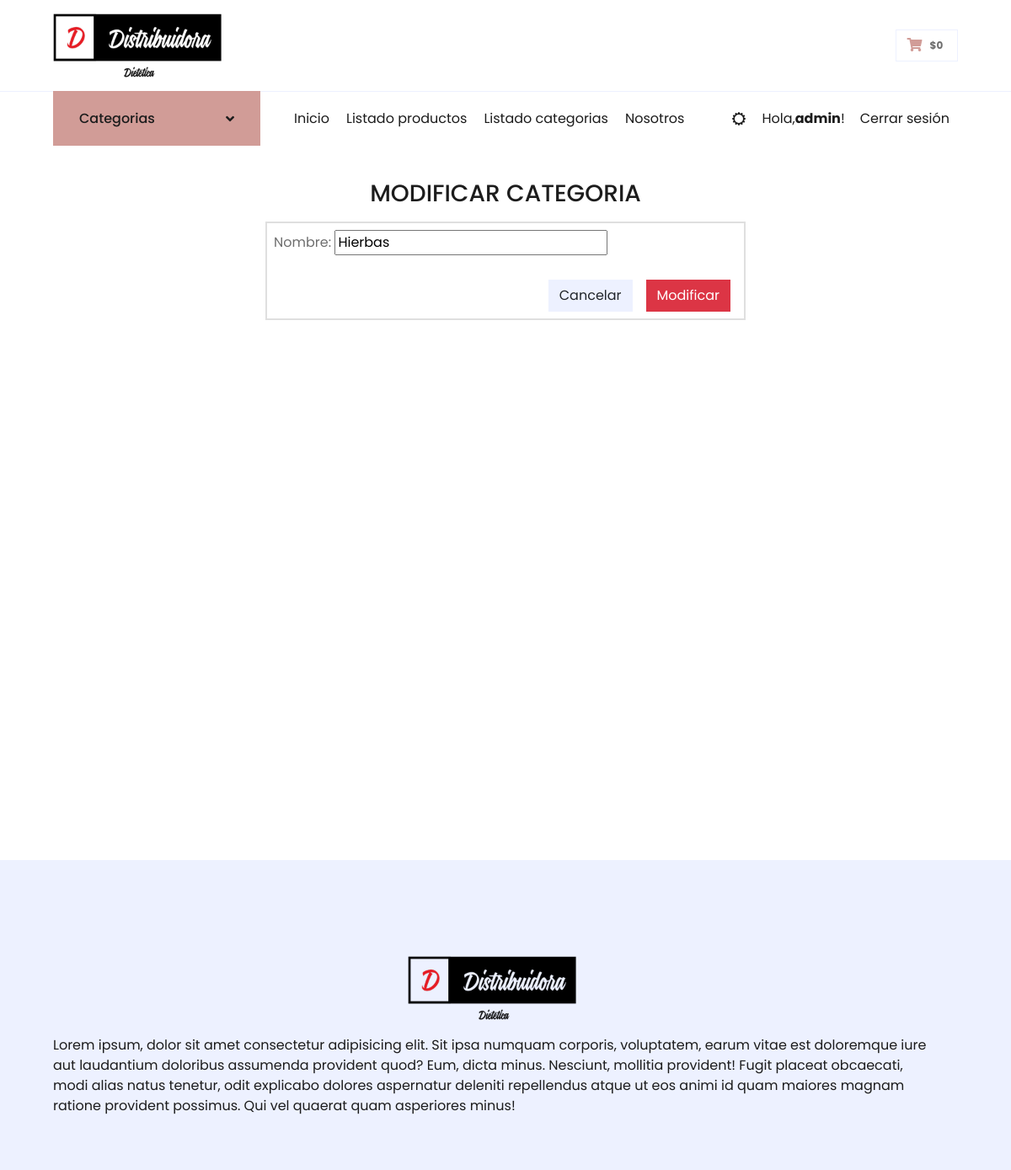
Page /distribuidorapp/editcategoria/7/ (signed in) on the earlier database version.
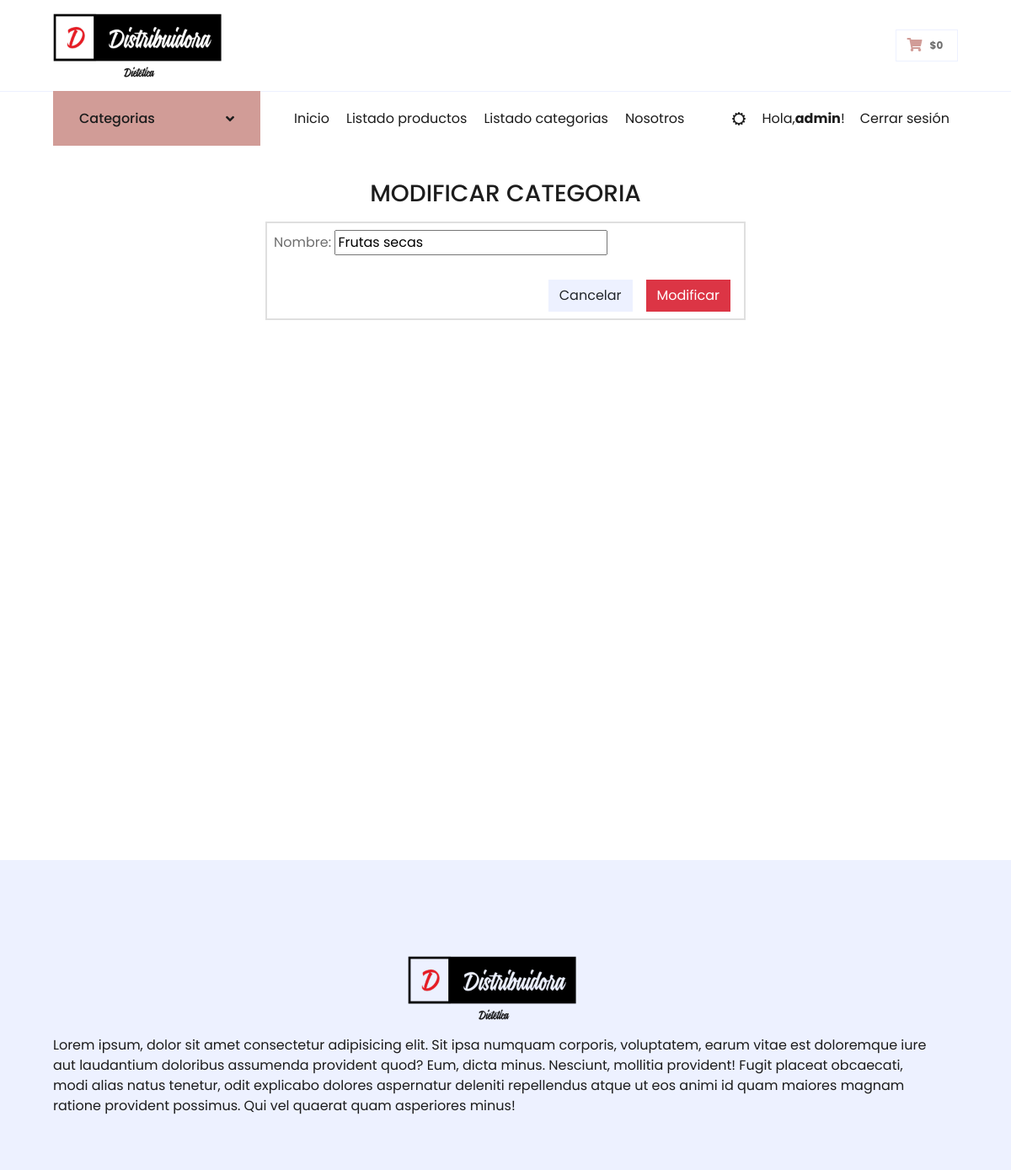
Same page on the later database version.
### DistribuidoraApp/models.py (models this page shows, shortened)
class Categorias(models.Model):
    nombre = models.CharField(max_length=100)
    class Meta:
        db_table = "categorias"
        verbose_name = 'Categoria'
        verbose_name_plural = 'Categorias'
        ordering = ['id']

### DistribuidoraApp/views.py (the view, shortened to what this page needs)
# urls.py: path('editcategoria/<id>/', modificarCategoria, name='editcategoria'),
@login_required(login_url='/login')
def modificarCategoria(request, id):
    categoria = get_object_or_404(Categorias, id=id)
    data = {
        'form': CategoriaForm(instance=categoria)
    }
    return render(request, 'DistribuidoraApp/modificar-categoria.html', data)

### DistribuidoraApp/forms.py
class CategoriaForm(forms.ModelForm):
    class Meta:
        model = Categorias
        fields = ["nombre"]

### DistribuidoraApp/context_processors.py (called while the page is built)
def extras(request):
	lista_categorias = Categorias.objects.all().order_by('nombre')
	return {'categorias':lista_categorias}

def importe_total_carro(request):
	total=0
	if request.user.is_authenticated:
		if "carro" in request.session:
			for key, value in request.session["carro"].items():
				total= total + int(value["precio"])
	return {"importe_total_carro":total}

### DistribuidoraApp/templates/DistribuidoraApp/modificar-categoria.html (shortened to what this page needs)
{% extends 'DistribuidoraApp/base.html' %}
{% load static %}
{% block contenidoPagina %}
<div class="min-vh-100 d-flex flex-colum py-4">
    <div class="container-fluid">
        <h3 class="animate__animated animate__bounceInDown animate__delay-4s text-center my-3">MODIFICAR CATEGORIA</h3>
        <div class="row">
            <div class="col-sm-6 mx-auto animate__animated animate__bounceInUp animate__delay-0.5s">
                <div class="card">
                    <div class="card body p-2">
                        <form action="" method="post">
                            {{ form.as_p }}
                            <div class="d-flex justify-content-end">
                                <a href="/categorias" class="btn btn-secondary mt-2 mx-2">Cancelar</a>
                                <button type="submit" class="btn btn-danger mt-2 mx-2">Modificar</button>
                            </div>
                        </form>
                    </div>
                </div>
            </div>
        </div>
    </div>
</div>
{% endblock %}

Differences in the rows shown:
changed Categorias: nombre "Hierbas" → "Frutas secas"
